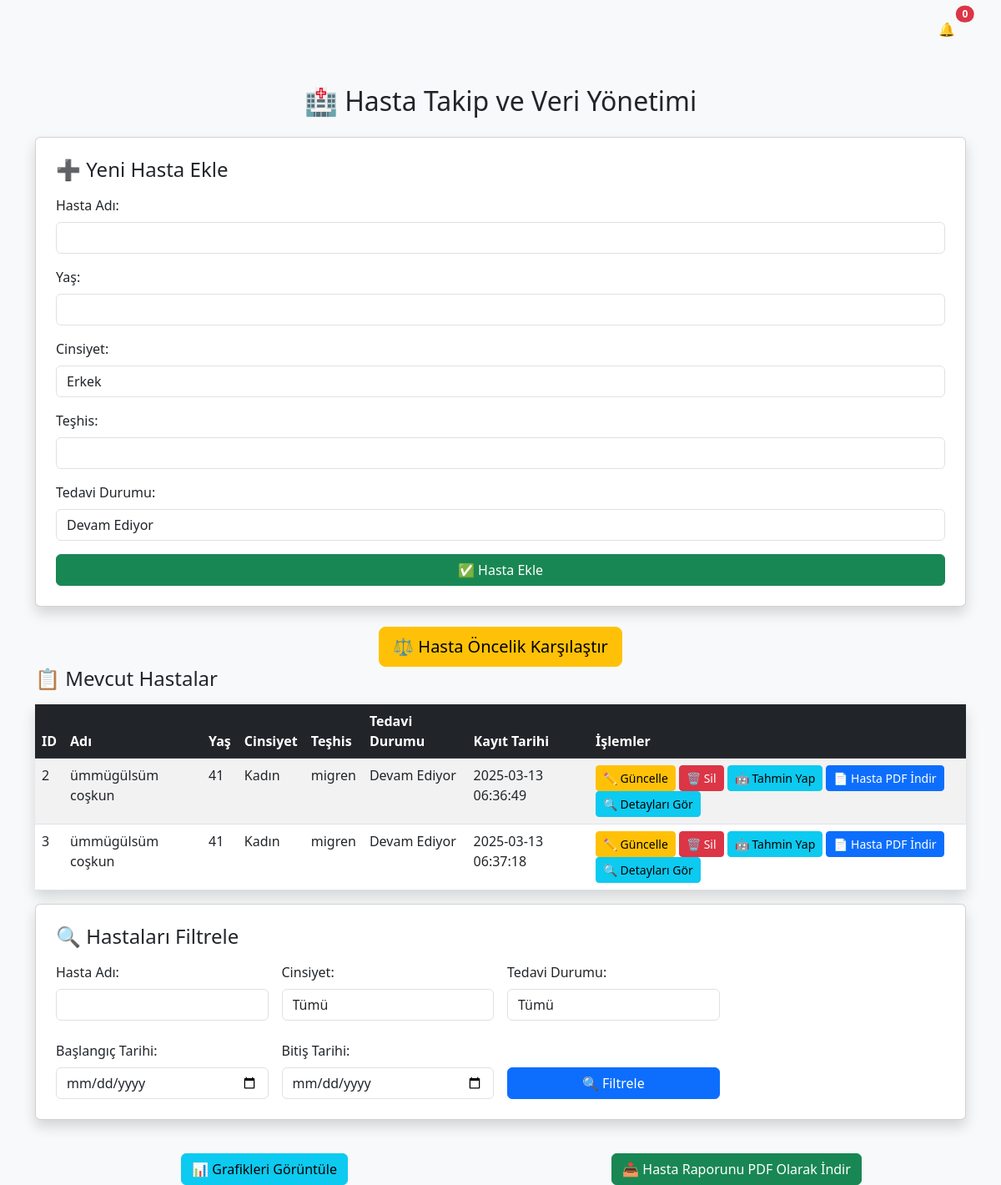
/hasta_takip, run on the app's committed database.
### database.py (models this page shows, shortened)
class Patient(db.Model):
    __tablename__ = "patients"
    id = db.Column(db.Integer, primary_key=True)
    name = db.Column(db.String(100), nullable=False)
    age = db.Column(db.Integer, nullable=False)
    gender = db.Column(db.String(10), nullable=False)
    diagnosis = db.Column(db.String(255), nullable=False)
    treatment_status = db.Column(db.String(50), nullable=False)
    kayit_tarihi = db.Column(db.DateTime, default=datetime.utcnow)  # 📌 Sütun doğru tanımlandı

### app.py (the view)
@app.route("/hasta_takip", methods=["GET"])
def hasta_takip():
    patients = db.session.query(Patient).all()  # 📌 Veritabanından tüm hastaları al
    return render_template("hasta_takip.html", patients=patients)  # Değişken ismi düzeltildi!

### app.py (called while the page is built)
@app.context_processor
def inject_translate():
    return dict(translate=translate)

@app.before_request
def refresh_session():
    session.permanent = True
    session.modified = True
    session.permanent_session_lifetime = timedelta(minutes=30)

@app.context_processor
def inject_notifications():
    try:
        with app.app_context():  # ✅ Flask uygulama bağlamı içinde çalıştır
            from models import Notification  # ✅ Döngüsel import hatasını önledik!
            unread_count = Notification.query.filter_by(is_read=False).count()
    except Exception as e:
        print(f"⚠️ Bildirim yükleme hatası: {e}")  # 📌 Hata ayıklamak için
        unread_count = 0
    return dict(unread_count=unread_count)

@app.context_processor
def inject_notifications():
    try:
        unread_count = Notification.query.filter_by(is_read=False).count()
    except Exception as e:
        print(f"⚠️ Bildirim yükleme hatası: {e}")  # Hata ayıklama için
        unread_count = 0
    return dict(unread_notifications_count=unread_count)

@app.context_processor
def inject_notifications():
    unread_count = Notification.query.filter_by(is_read=False).count()
    return dict(unread_notifications_count=unread_count)

### templates/hasta_takip.html (shortened to what this page needs)
     <!DOCTYPE html>
<html lang="tr">
<head>
    <link rel="stylesheet" href="https://cdn.jsdelivr.net/npm/bootstrap@5.3.0/dist/css/bootstrap.min.css">
</head>
<body class="bg-light">
    <div class="container mt-3 text-end">
        <a href="{{ url_for('bildirimler') }}" class="btn btn-light position-relative">
            🔔
            <span class="position-absolute top-0 start-100 translate-middle badge rounded-pill bg-danger">
                {{ unread_notifications_count }}
            </span>
        </a>
     </div>
    <div class="container mt-5">
    <h2 class="text-center mb-4">🏥 Hasta Takip ve Veri Yönetimi</h2>
        <div class="card p-4 shadow mb-4">
            <h4 class="mb-3">➕ Yeni Hasta Ekle</h4>
            <form action="/hasta_ekle" method="post">
                <div class="mb-3">
                    <label for="name" class="form-label">Hasta Adı:</label>
                    <input type="text" class="form-control" id="name" name="name" required>
                </div>
                <div class="mb-3">
                    <label for="age" class="form-label">Yaş:</label>
                    <input type="number" class="form-control" id="age" name="age" required>
                </div>
                <div class="mb-3">
                    <label for="gender" class="form-label">Cinsiyet:</label>
                    <select class="form-control" id="gender" name="gender">
                        <option value="Erkek">Erkek</option>
                    </select>
                </div>
                <div class="mb-3">
                    <label for="diagnosis" class="form-label">Teşhis:</label>
                    <input type="text" class="form-control" id="diagnosis" name="diagnosis" required>
                </div>
                <div class="mb-3">
                    <label for="treatment_status" class="form-label">Tedavi Durumu:</label>
                    <select class="form-control" id="treatment_status" name="treatment_status">
                        <option value="Devam Ediyor">Devam Ediyor</option>
                    </select>
                </div>
                <button type="submit" class="btn btn-success w-100">✅ Hasta Ekle</button>
                </form>
                </div>
                <div class="text-center mt-4">
                     <a href="{{ url_for('oncelik_karsilastirma') }}" class="btn btn-warning btn-lg">
                          ⚖ Hasta Öncelik Karşılaştır
                     </a>
                </div>
        <h4 class="mb-3">📋 Mevcut Hastalar</h4>
        <table class="table table-striped shadow">
            <thead class="table-dark">
                <tr>
                    <th>ID</th>
                    <th>Adı</th>
                    <th>Yaş</th>
                    <th>Cinsiyet</th>
                    <th>Teşhis</th>
                    <th>Tedavi Durumu</th>
                    <th>Kayıt Tarihi</th>
                    <th>İşlemler</th>
                </tr>
            </thead>
            <tbody>
                {% for patient in patients %}
                <tr>
                    <td>{{ patient.id }}</td>
                    <td>{{ patient.name }}</td>
                    <td>{{ patient.age }}</td>
                    <td>{{ patient.gender }}</td>
                    <td>{{ patient.diagnosis }}</td>
                    <td>{{ patient.treatment_status }}</td>
                    <td>{{ patient.kayit_tarihi.strftime('%Y-%m-%d %H:%M:%S') }}</td>
                    <td>
<a href="{{ url_for('hasta_guncelle', patient_id=patient.id) }}" class="btn btn-warning btn-sm">✏ Güncelle</a>
<form action="{{ url_for('hasta_sil', patient_id=patient.id) }}" method="POST" style="display:inline;">
    <button type="submit" class="btn btn-danger btn-sm" onclick="return confirm('Bu hastayı silmek istediğinizden emin misiniz?')">🗑 Sil</button>
</form>
<form action="{{ url_for('hasta_tahmin', patient_id=patient.id) }}" method="POST" style="display:inline;">
    <button type="submit" class="btn btn-info btn-sm">🤖 Tahmin Yap</button>
</form>
<a href="{{ url_for('hasta_raporu_pdf', hasta_id=patient.id) }}" class="btn btn-primary btn-sm">📄 Hasta PDF İndir</a>
                        <a href="{{ url_for('hasta_detay', hasta_id=patient.id) }}" class="btn btn-info btn-sm">🔍 Detayları Gör</a>
                    </td>
                </tr>
                {% endfor %}
            </tbody>
        </table>
        <div class="card p-4 shadow mb-4">
            <h4 class="mb-3">🔍 Hastaları Filtrele</h4>
            <form action="/hasta_takip" method="get">
                <div class="row g-3">
                    <div class="col-md-3">
                        <label for="name" class="form-label">Hasta Adı:</label>
                        <input type="text" class="form-control" id="name" name="name">
                    </div>
                    <div class="col-md-3">
                        <label for="gender" class="form-label">Cinsiyet:</label>
                        <select class="form-control" id="gender" name="gender">
                            <option value="">Tümü</option>
                        </select>
                    </div>
                    <div class="col-md-3">
                        <label for="treatment_status" class="form-label">Tedavi Durumu:</label>
                        <select class="form-control" id="treatment_status" name="treatment_status">
                            <option value="">Tümü</option>
                        </select>
                    </div>
                </div>
                <div class="row g-3 mt-2">
                    <div class="col-md-3">
                        <label for="start_date" class="form-label">Başlangıç Tarihi:</label>
                        <input type="date" class="form-control" id="start_date" name="start_date">
                    </div>
                    <div class="col-md-3">
                        <label for="end_date" class="form-label">Bitiş Tarihi:</label>
                        <input type="date" class="form-control" id="end_date" name="end_date">
                    </div>
                    <div class="col-md-3 d-flex align-items-end">
                        <button type="submit" class="btn btn-primary w-100">🔍 Filtrele</button>
                    </div>
                </div>
            </form>
        </div>
        <div class="row g-3 mt-4">
            <div class="col-md-6 d-flex justify-content-center">
                <a href="{{ url_for('hasta_verileri_analiz') }}">
                    <button class="btn btn-info w-100">📊 Grafikleri Görüntüle</button>
                </a>
            </div>
            <div class="col-md-6 d-flex justify-content-center">
                <a href="{{ url_for('hasta_raporu_pdf', hasta_id=patients[0].id if patients else 1) }}">
                    <button class="btn btn-success w-100">📥 Hasta Raporunu PDF Olarak İndir</button>
                </a>
            </div>
        </div>
    </div>
</body>
</html>

### templates/hasta_takip.html (style rules this page uses)
body { background-color: #add8e6 !important; }

### data on the page
Patient: id "2", name "ümmügülsüm coşkun", age "41", gender "Kadın", diagnosis "migren", treatment_status "Devam Ediyor", kayit_tarihi "2025-03-13 06:36:49"
Patient: id "3", name "ümmügülsüm coşkun", age "41", gender "Kadın", diagnosis "migren", treatment_status "Devam Ediyor", kayit_tarihi "2025-03-13 06:37:18"

### other printed values
{{ unread_notifications_count }} "0"
